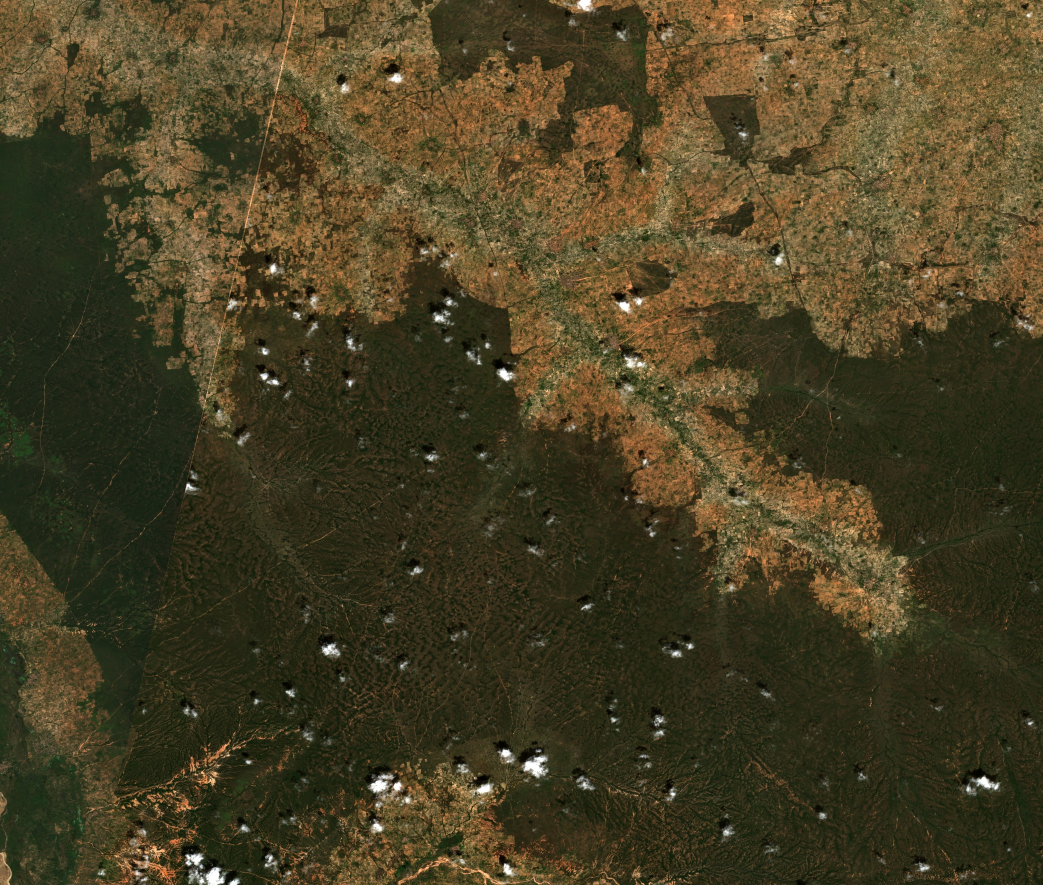
#> input picture images/testImage4-sahel.jpeg, 2085 x 1770 px (shown at 1/2 size)
$ python analysis.py
#> lines starting #> are read from the running program, lines starting #| are printed output that depends on the picture
### imageBundle.py
import cv2 as opencv
from sentinelhub import SHConfig, MimeType, CRS, BBox, SentinelHubRequest, DataCollection, bbox_to_dimensions
import numpy as np
import matplotlib.pyplot as plt
import rasterio

SEG_HYPER_PARAMS = {
    "kernel_size" : {"desert" : (10, 10), "rainforest" : ()},
    "threshold_factor" : {"desert" : 0.03, "rainforest" : None}
}


class imageBundle:
    def __init__(self, img, year, coords):
        self.img = img  # Assuming img is a grayscale image loaded with OpenCV
        self.year = year
        self.coords = coords

    # [102 lines left out: functions toNdvi, returnNdvi, greyScaleSegment, display, not called in this run]

# [17 lines that do not run on import are left out]
    #'''

    #imgObj.greyScaleSegment()

### analysis.py
from imageBundle import imageBundle, SEG_HYPER_PARAMS
import numpy as np
import cv2 as opencv
import matplotlib.pyplot as plt

class SimpleAnalysisTools:
    def getWhitePercentage(img):
        # Count the number of white pixels (255)
        white_pixels = np.sum(img == 255)

        # Calculate the total number of pixels in the image
        total_pixels = img.shape[0] * img.shape[1]

        # Calculate the percentage of white pixels
        white_percentage = (white_pixels / total_pixels) * 100

        return white_percentage

    def getMeanNDVIDiff(ndvi1, ndvi2):
        return np.mean(ndvi2) - np.mean(ndvi1)

    def demosaic(img):
        sobel_x = opencv.Sobel(img, opencv.CV_64F, 1, 0, ksize=19)
        seam_strengths = np.sum(np.abs(sobel_x), axis=0)
        seam_strengths_smoothed = opencv.GaussianBlur(seam_strengths, (51, 51), 0)
        seam_strengths_smoothed = seam_strengths_smoothed

        max_threshold = np.mean(seam_strengths_smoothed) + 3 * np.std(seam_strengths_smoothed)
        min_threshold = np.mean(seam_strengths_smoothed) - 1.9 * np.std(seam_strengths_smoothed)
        #threshold = np.quantile(seam_strengths_smoothed, 0.75)
        #print(sobel_x)
        #potential_seams = np.where((seam_strengths_smoothed > max_threshold) | (seam_strengths_smoothed < min_threshold))[0]
        potential_seams = np.where(seam_strengths_smoothed > max_threshold)[0]

        if len(potential_seams) > 0:
            seam_x = potential_seams[np.argmax(seam_strengths_smoothed[potential_seams])]

            image_with_seam = opencv.cvtColor(img, opencv.COLOR_GRAY2BGR)
            opencv.line(image_with_seam, (seam_x, 0), (seam_x, img.shape[0]), (0, 0, 255), 2)

            plt.imshow(opencv.cvtColor(image_with_seam, opencv.COLOR_BGR2RGB))
            plt.title(f"Detected Seam at x = {seam_x}")
            print(f"Detected Seam at x = {seam_x}")
            plt.show()

            plt.plot(seam_strengths_smoothed)
            plt.title("Seam Strengths along x-axis (Sobel)")
            plt.xlabel("x-coordinate")
            plt.ylabel("Sum of Sobel Gradients")
            plt.show()

        else:
            print("No significant seam detected")


def compare(imgBundle1, imgBundle2):
    return [SimpleAnalysisTools.getWhitePercentage(imgBundle2.greyScaleSegment())
            - SimpleAnalysisTools.getWhitePercentage(imgBundle1.greyScaleSegment()),
      SimpleAnalysisTools.getMeanNDVIDiff(imgBundle1.returnNdvi(), imgBundle2.returnNdvi())]

if __name__ == "__main__":
    img = opencv.imread('images/testImage4-sahel.jpeg')
#> img is the input picture: shape (1770, 2085, 3); mean B, G, R 36.3, 63.7, 72.2
    img2 = opencv.imread('images/testImage5-us.jpeg')
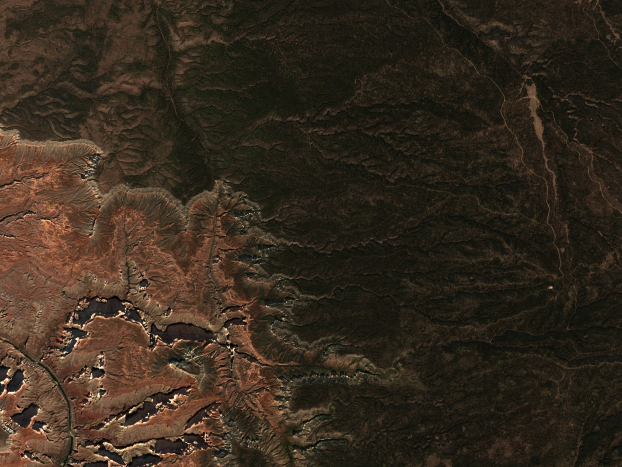
#> input picture images/testImage5-us.jpeg, 1244 x 934 px (shown at 1/2 size)
#> img2 is the input picture: shape (934, 1244, 3); mean B, G, R 30.3, 42.8, 54.2
    imgObj = imageBundle(img, 2024, (0, 0))
    imgObj2 = imageBundle(img2, 2024, (0, 0))

    SimpleAnalysisTools.demosaic(opencv.imread('images/testImage1-amazon.jpeg', opencv.IMREAD_GRAYSCALE))
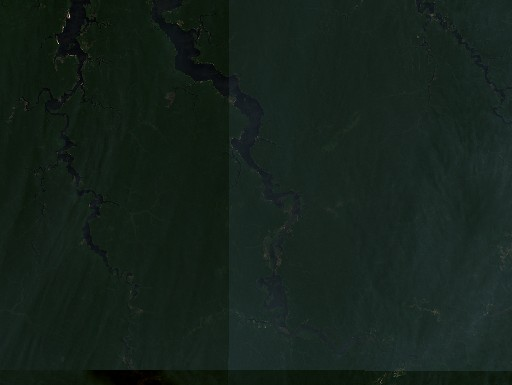
#> input picture images/testImage1-amazon.jpeg, 512 x 385 px
#> in demosaic, `seam_strengths = np.sum(np.abs(sobel_x), axis=0)`: seam_strengths = 512 values, max 2.64e+13 at index 228, min 0 at index 0, mean 3.55e+12
#> in demosaic, `seam_strengths_smoothed = opencv.GaussianBlur(seam_strengths, (51, 51)..`: seam_strengths_smoothed = 512 values, max 8.41e+12 at index 229, min 1.67e+12 at index 318, mean 3.56e+12
#> in demosaic, `max_threshold = np.mean(seam_strengths_smoothed) + 3 * np.std(seam_str..`: max_threshold = 7.31e+12
#> in demosaic, `min_threshold = np.mean(seam_strengths_smoothed) - 1.9 * np.std(seam_s..`: min_threshold = 1.18e+12
#> in demosaic, `potential_seams = np.where(seam_strengths_smoothed > max_threshold)[0]`: potential_seams = [224, 225, 226, 227, 228, 229, 230, 231, 232, 233, 234]
#> in demosaic, `seam_x = potential_seams[np.argmax(seam_strengths_smoothed[potential_s..`: seam_x = 229
#> in demosaic, `opencv.line(image_with_seam, (seam_x, 0), (seam_x, img.shape[0]), (0, ..`: image_with_seam: shape (385, 512, 3); mean B, G, R 29, 29, 30.5
#| Detected Seam at x = 229
    SimpleAnalysisTools.demosaic(opencv.imread('images/testImage3-sahel.jpeg', opencv.IMREAD_GRAYSCALE))
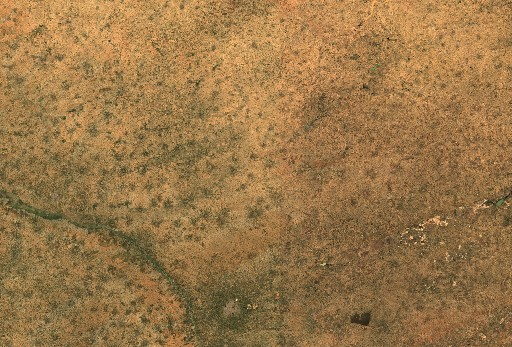
#> input picture images/testImage3-sahel.jpeg, 512 x 347 px
    SimpleAnalysisTools.demosaic(opencv.imread('images/testImage2-amazon.jpeg', opencv.IMREAD_GRAYSCALE))
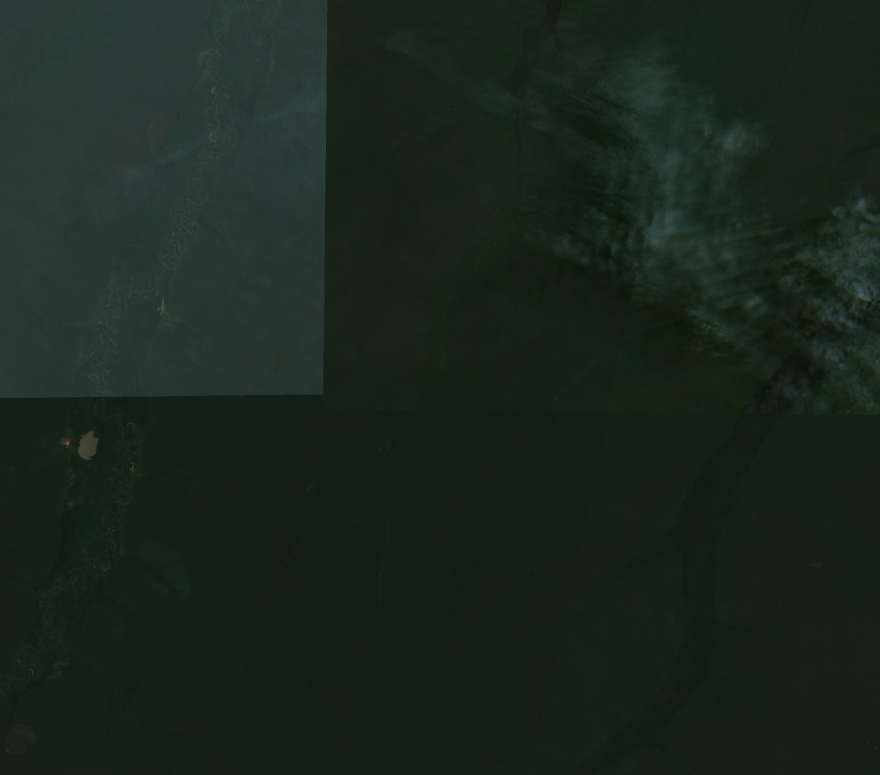
#> input picture images/testImage2-amazon.jpeg, 1759 x 1550 px (shown at 1/2 size)
#> in demosaic (call 3), `opencv.line(image_with_seam, (seam_x, 0), (seam_x, img.shape[0]), (0, ..`: image_with_seam: shape (1550, 1759, 3); mean B, G, R 33, 33, 33.4
#| Detected Seam at x = 650
    SimpleAnalysisTools.demosaic(opencv.imread('images/testImage5-us.jpeg', opencv.IMREAD_GRAYSCALE))
    SimpleAnalysisTools.demosaic(opencv.imread('images/ndvi1.jpeg', opencv.IMREAD_GRAYSCALE))
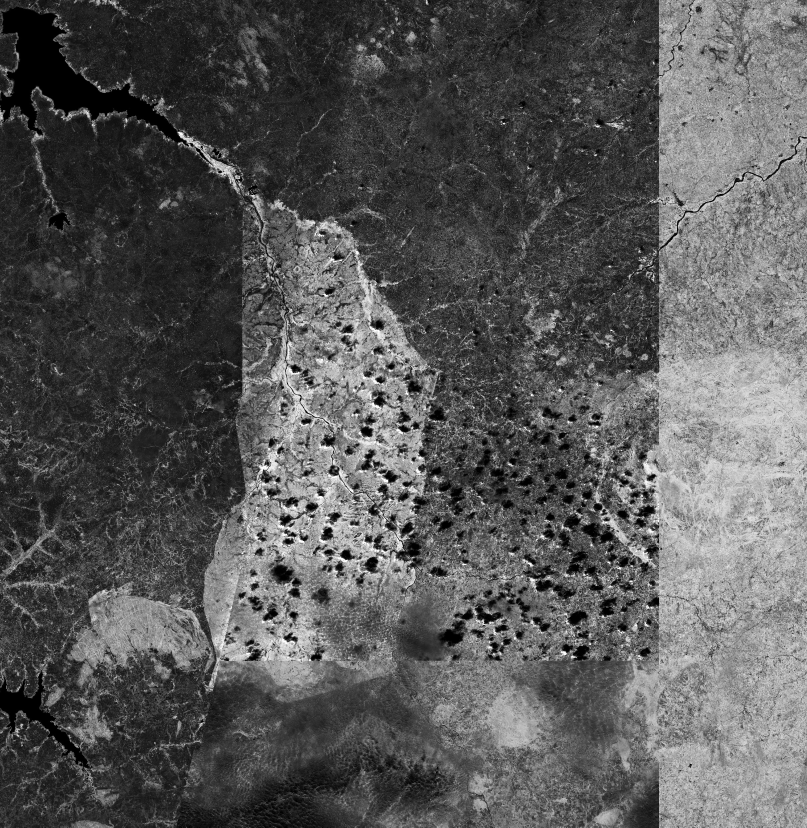
#> input picture images/ndvi1.jpeg, 2421 x 2482 px (shown at 1/3 size)
#> in demosaic (call 5), `sobel_x = opencv.Sobel(img, opencv.CV_64F, 1, 0, ksize=19)`:
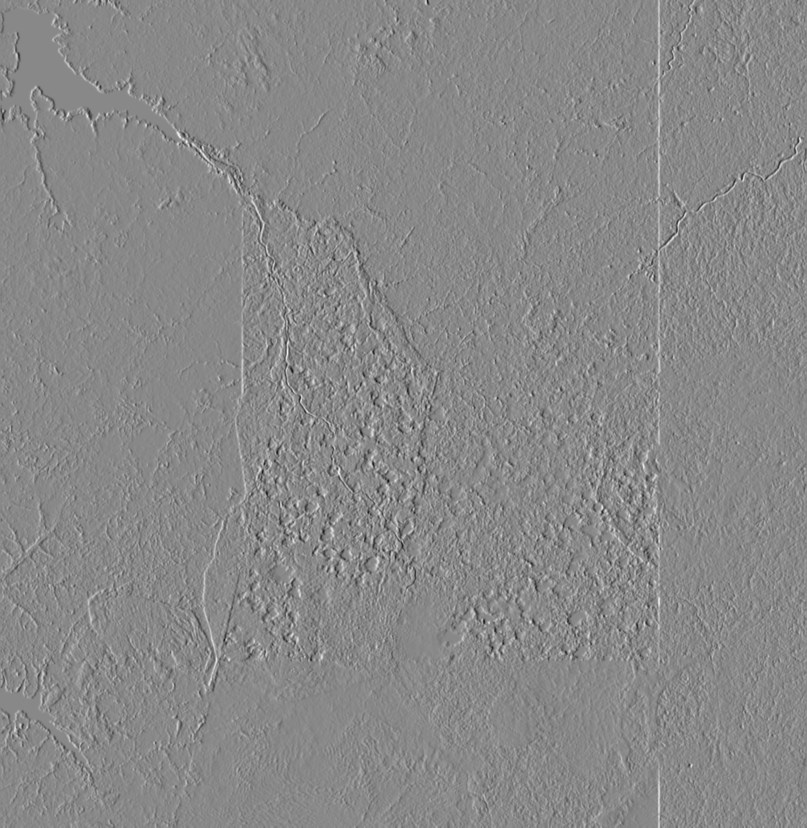
#> sobel_x: shape (2482, 2421) float64 (shown at 1/3 size); min -1.34e+12, max 1.16e+12, mean 1.48e+09; drawn with min black and max white
#> in demosaic, img is the input picture: shape (2482, 2421); min 0, max 255, mean 87.7
#> in demosaic (call 5), `seam_strengths = np.sum(np.abs(sobel_x), axis=0)`: seam_strengths = 2421 values, max 1.09e+15 at index 1976, min 0 at index 0, mean 2.25e+14
#> in demosaic (call 5), `seam_strengths_smoothed = opencv.GaussianBlur(seam_strengths, (51, 51)..`: seam_strengths_smoothed = 2421 values, max 4.5e+14 at index 1976, min 1.48e+14 at index 441, mean 2.26e+14
#> in demosaic (call 5), `max_threshold = np.mean(seam_strengths_smoothed) + 3 * np.std(seam_str..`: max_threshold = 3.58e+14
#> in demosaic (call 5), `min_threshold = np.mean(seam_strengths_smoothed) - 1.9 * np.std(seam_s..`: min_threshold = 1.42e+14
#> in demosaic (call 5), `potential_seams = np.where(seam_strengths_smoothed > max_threshold)[0]`: potential_seams = 20 values from 1966 to 1985
#> in demosaic (call 5), `seam_x = potential_seams[np.argmax(seam_strengths_smoothed[potential_s..`: seam_x = 1976
#| Detected Seam at x = 1976
#> in demosaic (call 5), `plt.show()`:
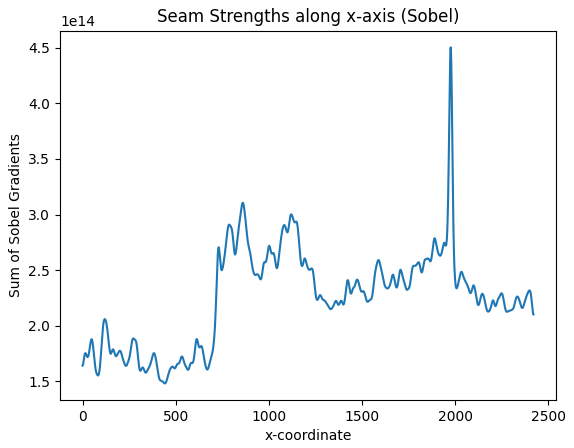
#> figure drawn by matplotlib, 1 panel; curve peaks at x = 1976, y = 4.5e+14
#> (the run stopped early here; a loop or call above may not have finished)
